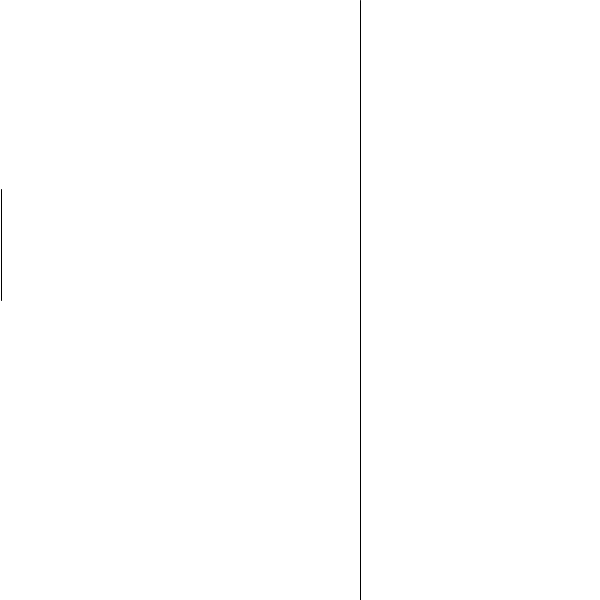
Frame 1 (no input)
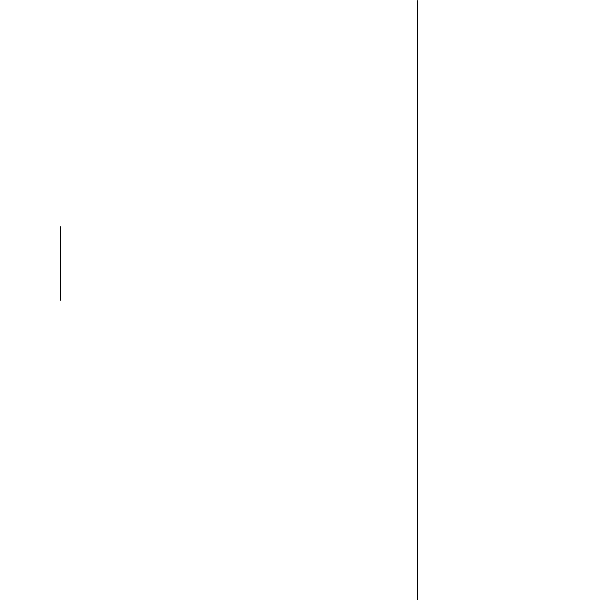
Frame 60 (the mouse pressed at the canvas centre just before this capture)
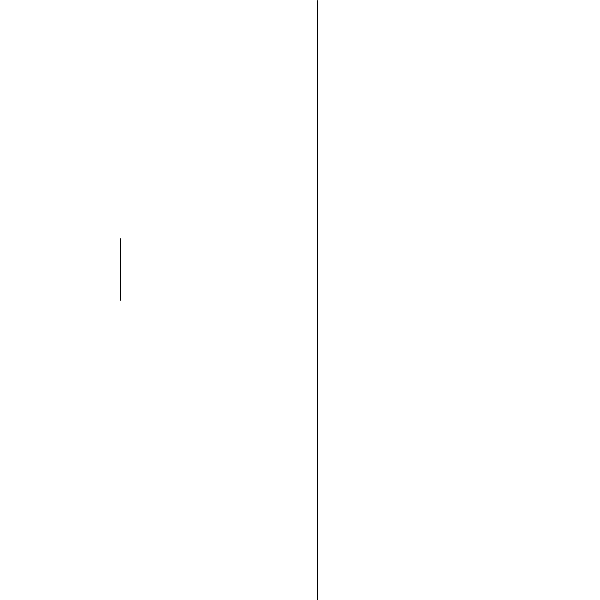
Frame 120 (the mouse held since frame 60 and released just before this capture)

The Processing sketch that drew these frames (run headless with seeded random() and noise(); from frame 60 on, the mouse is pressed at the canvas centre):

// Processing sketch: little_noise_example
// ── little_noise_example.pde
void setup() {
  size(600, 600);
}
void draw() {
  background(255);
  float y = height * noise(frameCount * 0.03);
  line(y, 0, y, width);
  
  float x = frameCount;
  line(x, height/2, x, height/2-200*noise(x*0.1));
}
